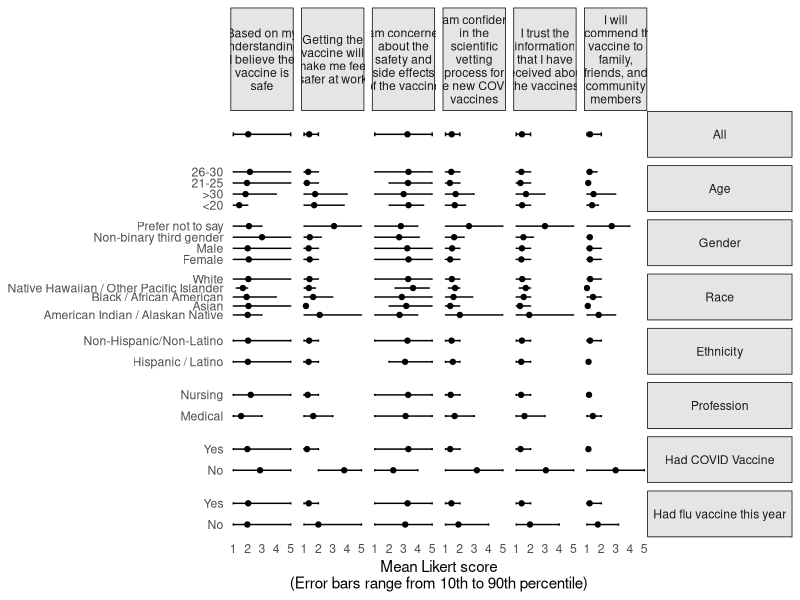

Reproduce this figure in R.
## ---- chunk 1
# Do not modify this chunk.
knitr::opts_chunk$set(echo = TRUE, warning = FALSE, message = FALSE)
## ---- chunk 2
# Put all necessary libraries here
library(tidyverse)
## ---- chunk 3
covid_survey <- read_csv("data/covid-survey.csv", skip = 1)
dim(covid_survey)
## ---- chunk 4
covid_survey<-covid_survey%>%filter(if_any(-response_id, ~ !is.na(.)))
dim(covid_survey)
## ---- chunk 5
covid_survey$exp_already_vax <- case_when(
  covid_survey$exp_already_vax == 0 ~ "No",
  covid_survey$exp_already_vax == 1 ~ "Yes"
)

covid_survey$exp_flu_vax <- case_when(
  covid_survey$exp_flu_vax == 0 ~ "No",
  covid_survey$exp_flu_vax == 1 ~ "Yes"
)

covid_survey$exp_profession <- case_when(
  covid_survey$exp_profession == 0 ~ "Medical",
  covid_survey$exp_profession == 1 ~ "Nursing"
)

covid_survey$exp_gender <- case_when(
  covid_survey$exp_gender == 0 ~ "Male",
  covid_survey$exp_gender == 1 ~ "Female",
  covid_survey$exp_gender == 3 ~ "Non-binary third gender",
  covid_survey$exp_gender == 4 ~ "Prefer not to say"
)

covid_survey$exp_race <- case_when(
  covid_survey$exp_race == 1 ~ "American Indian / Alaskan Native",
  covid_survey$exp_race == 2 ~ "Asian",
  covid_survey$exp_race == 3 ~ "Black / African American",
  covid_survey$exp_race == 4 ~ "Native Hawaiian / Other Pacific Islander",
  covid_survey$exp_race == 5 ~ "White"
)

covid_survey$exp_ethnicity <- case_when(
  covid_survey$exp_ethnicity == 1 ~ "Hispanic / Latino",
  covid_survey$exp_ethnicity == 2 ~ "Non-Hispanic/Non-Latino"
)

covid_survey$exp_age_bin <- case_when(
  covid_survey$exp_age_bin == 0 ~ "<20",
  covid_survey$exp_age_bin == 20 ~ "21-25",
  covid_survey$exp_age_bin == 25 ~ "26-30",
  covid_survey$exp_age_bin == 30 ~ ">30",
)
## ---- chunk 6
covid_survey_longer <- covid_survey %>% 
  pivot_longer(
    cols = starts_with("exp_"), 
    names_to = "explanatory", 
    values_to = "explanatory_value") %>% 
  filter(!is.na(explanatory_value)) %>% 
  pivot_longer(
    cols = starts_with("resp_"), 
    names_to = "response", 
    values_to = "response_value")

covid_survey_longer
## ---- chunk 7
covid_survey_summary_stats_by_group <- covid_survey_longer %>% group_by(explanatory, explanatory_value, response) %>% summarize(mean = mean(response_value, na.rm = TRUE), low = quantile(response_value, 0.1, na.rm = TRUE), high = quantile(response_value, 0.9, na.rm = TRUE))

covid_survey_summary_stats_by_group
## ---- chunk 8
covid_survey_summary_stats_all <- covid_survey_longer %>% group_by(response) %>% summarize(mean = mean(response_value, na.rm = TRUE), low = quantile(response_value, 0.1, na.rm = TRUE), high = quantile(response_value, 0.9, na.rm = TRUE)) %>% mutate(explanatory = "All", explanatory_value = "")

covid_survey_summary_stats_all
## ---- chunk 9
covid_survey_summary_stats <- bind_rows(covid_survey_summary_stats_all, covid_survey_summary_stats_by_group)
covid_survey_summary_stats
## ---- chunk 10
covid_survey_summary_stats$response[covid_survey_summary_stats$response == "resp_safety"] <- "Based on my understanding, I believe the vaccine is safe"
covid_survey_summary_stats$response[covid_survey_summary_stats$response == "resp_confidence_science"] <- "I am confident in the scientific vetting process for the new COVID vaccines"
covid_survey_summary_stats$response[covid_survey_summary_stats$response == "resp_feel_safe_at_work"] <- "Getting the vaccine will make me feel safer at work"
covid_survey_summary_stats$response[covid_survey_summary_stats$response == "resp_will_recommend"] <- "I will recommend the vaccine to family, friends, and community members"
covid_survey_summary_stats$response[covid_survey_summary_stats$response == "resp_trust_info"] <- "I trust the information that I have received about the vaccines"
covid_survey_summary_stats$response[covid_survey_summary_stats$response == "resp_concern_safety"] <- "I am concerned about the safety and side effects of the vaccine"

covid_survey_summary_stats$explanatory[covid_survey_summary_stats$explanatory == "exp_age_bin"] <- "Age"
covid_survey_summary_stats$explanatory[covid_survey_summary_stats$explanatory == "exp_gender"] <- "Gender"
covid_survey_summary_stats$explanatory[covid_survey_summary_stats$explanatory == "exp_race"] <- "Race"
covid_survey_summary_stats$explanatory[covid_survey_summary_stats$explanatory == "exp_ethnicity"] <- "Ethnicity"
covid_survey_summary_stats$explanatory[covid_survey_summary_stats$explanatory == "exp_profession"] <- "Profession"
covid_survey_summary_stats$explanatory[covid_survey_summary_stats$explanatory == "exp_already_vax"] <- "Had COVID Vaccine"
covid_survey_summary_stats$explanatory[covid_survey_summary_stats$explanatory == "exp_flu_vax"] <- "Had flu vaccine this year"
## ---- chunk 11
ggplot(data = covid_survey_summary_stats, mapping = aes(mean, explanatory_value, xmin = low, xmax = high)) +
  geom_errorbarh(height = 0.1) +
  geom_point() +
  facet_grid(vars(factor(explanatory, levels = c("All", "Age", "Gender", "Race", "Ethnicity", "Profession", "Had COVID Vaccine", "Had flu vaccine this year"))), vars(response), scales = "free_y", labeller = labeller(response = label_wrap_gen(15))) +
  theme_minimal() + 
  theme(strip.background = element_rect(colour="black",
                                        fill="gray90"),
        axis.title.y=element_blank(),
        strip.text.y = element_text(angle = 0),
        panel.grid.major = element_blank(),
        panel.grid.minor = element_blank()) +
  labs(x = "Mean Likert score\n(Error bars range from 10th to 90th percentile)")
